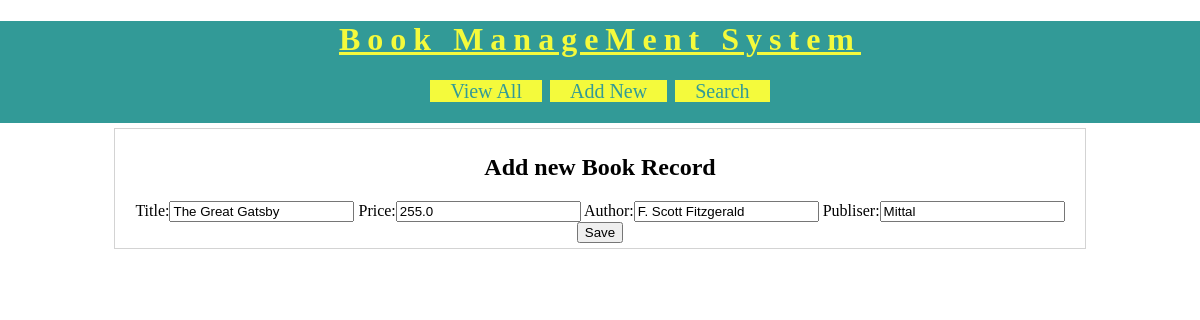
Page /BRM/edit-book?bookid=1 (signed in) on the committed database.
### BRM/models.py (models this page shows, shortened)
class Book(models.Model):
    title=models.CharField(max_length=100)
    price=models.FloatField()
    author=models.CharField(max_length=110)
    publisher=models.CharField(max_length=220,help_text="Please enter publisher detalis")
    class Meta:
        ordering=['title']
    objects=models.Manager

### BRM/views.py (the view)
# urls.py: path('edit-book',views.editBook),
@login_required(login_url='/BRM/login')
def editBook(request):
    username=request.session['username']
    book=Book.objects.get(id=request.GET['bookid'])
    fields={'title':book.title,'price':book.price,"author":book.author,'publisher':book.publisher}
    form=NewBookForm(initial=fields)
    res=render(request,'BRM/edit_book.html',{'form':form,'book':book,'username':username})
    return res

### BRM/forms.py
class NewBookForm(forms.Form):
    title=forms.CharField(label="Title",max_length=100)
    price=forms.FloatField(label="Price")
    author=forms.CharField(label="Author",max_length=200)
    publisher=forms.CharField(label='Publiser',max_length=200)

### template/BRM/edit_book.html (shortened to what this page needs)
<!DOCTYPE html>
<html lang="en">
{% load static %}
<head>
    <link rel="stylesheet" type="text/css" href="{% static 'css/BRMStyle.css' %}">
</head>
<body>
<div id="header">
<h1>Book ManageMent System</h1>
<div id="nav">
<a href="BRM/view-books">View All</a>
<a href="BRM/new-book">Add New</a>
<a href="BRM/search-book">Search</a>
</div>
</div >
   <div id="main">
    <h2> Add new Book Record </h2>
    <form method='POST' action='/BRM/edit'>
       {{form}}
       <input type="submit" value="Save">
   </form>
   </div>
</body>
</html>

### static/css/BRMStyle.css (style rules this page uses)
body { background-color:white; margin:0px 0px 0px 0px; font-family:"calibri"; }
#header { background-color:#329A97; padding-bottom:20px; text-align:center; }
#header h1 { text-align:center; color:#F4FA3C; letter-spacing:7px; text-decoration:underline; }
#nav { width:60%; margin:auto; }
#nav a { background-color:#F4FA3C; width:150px; border:solid 2px #329A97; font-size:20px; text-decoration:none; color:#329A97; padding-left:20px; padding-right:20px; }
#main { margin: auto; border:solid 1px lightgray; width:80%; padding:5px; margin-top:5px; }
#main form, #main h2 { text-align:center; }
#nav { width:60%; margin: auto; }

### rows in the picture
Book: title "The Great Gatsby", price "255.0", author "F. Scott Fitzgerald", publisher "Mittal"
